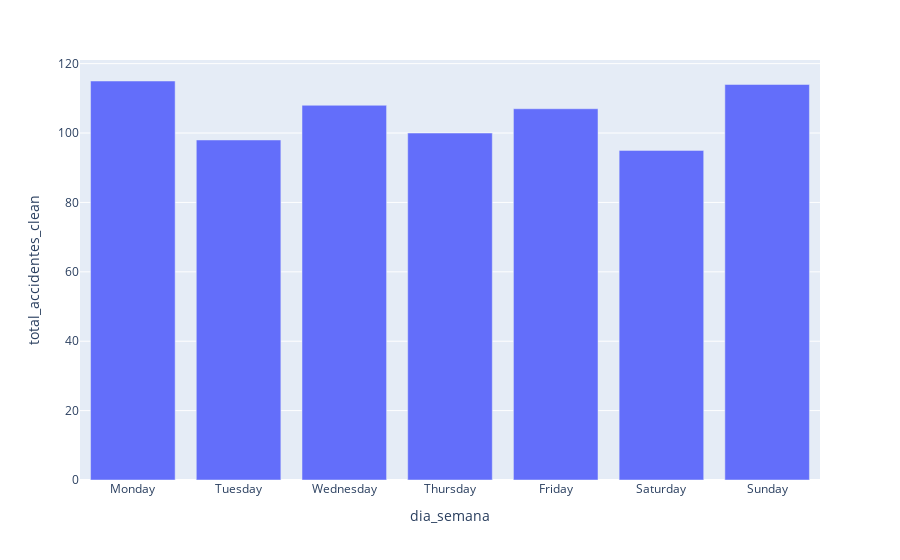

The code cell stored with this chart in its notebook:
### Markdown cell above
Hacemos un análisis descriptivo para entender las características temporales de nuestros datos

- ¿Qué día son los que presentan más accidentes?

- ¿Cuál es la distribución de accidentes por mes?

- ¿Hay valores atípicos?

Estas cuestiones nos ayudan a informar los argumentos que hay que poner en los transformadores

### Code cell
accidentes_2023['dia_semana'] = accidentes_2023.index.day_name()



days_order = ["Monday", "Tuesday", "Wednesday", "Thursday", "Friday", "Saturday", "Sunday"]
accidentes_2023['dia_semana'] = pd.Categorical(accidentes_2023['dia_semana'], categories=days_order, ordered=True)


# Group by 'dia_semana' and sum the 'total_accidentes_clean' column, then sort the result by 'dia_semana'
grouped_data = accidentes_2023.groupby('dia_semana')['total_accidentes_clean'].sum().sort_index()

# Create a bar chart using Plotly Express
px.bar(x=grouped_data.index, y=grouped_data.values, labels={'x': 'dia_semana', 'y': 'total_accidentes_clean'})

### Figure 1 — Plotly figure (JSON) as saved in the notebook; plotly's stock layout.template omitted (floating-point values rounded to 4 significant figures)
{"data": [{"alignmentgroup": "True", "hovertemplate": "dia_semana=%{x}<br>total_accidentes_clean=%{y}<extra></extra>", "legendgroup": "", "marker": {"color": "#636efa", "pattern": {"shape": ""}}, "name": "", "offsetgroup": "", "orientation": "v", "showlegend": false, "textposition": "auto", "type": "bar", "x": ["Monday", "Tuesday", "Wednesday", "Thursday", "Friday", "Saturday", "Sunday"], "xaxis": "x", "y": [115, 98, 108, 100, 107, 95, 114], "yaxis": "y"}], "layout": {"barmode": "relative", "legend": {"tracegroupgap": 0}, "margin": {"t": 60}, "xaxis": {"anchor": "y", "domain": [0, 1], "title": {"text": "dia_semana"}}, "yaxis": {"anchor": "x", "domain": [0, 1], "title": {"text": "total_accidentes_clean"}}}}
